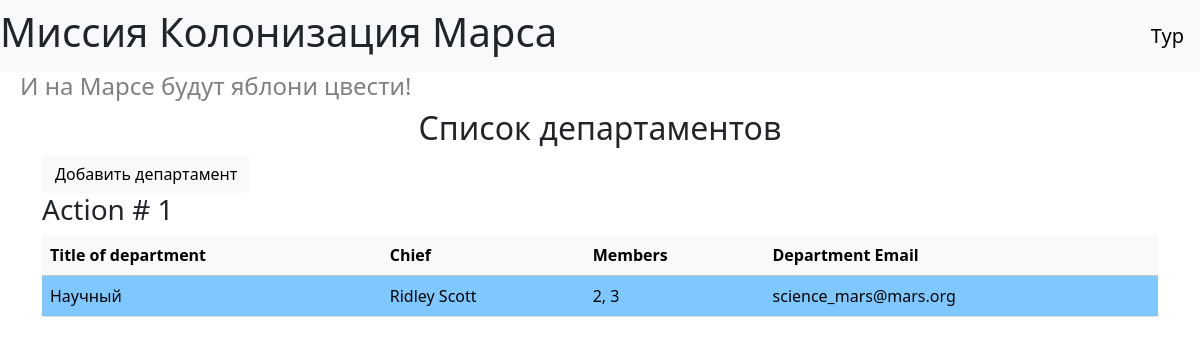
/departments (signed in), run on the app's committed database.
### data/users.py (models this page shows, shortened)
class User(db_session.SqlAlchemyBase, UserMixin):
    __tablename__ = 'users'
    id = sqlalchemy.Column(sqlalchemy.Integer,
                           primary_key=True, autoincrement=True)
    surname = sqlalchemy.Column(sqlalchemy.String, nullable=True)
    name = sqlalchemy.Column(sqlalchemy.String, nullable=True)
    age = sqlalchemy.Column(sqlalchemy.Integer, nullable=True)
    position = sqlalchemy.Column(sqlalchemy.String, nullable=True)
    speciality = sqlalchemy.Column(sqlalchemy.String, nullable=True)
    address = sqlalchemy.Column(sqlalchemy.String, nullable=True)
    email = sqlalchemy.Column(sqlalchemy.String,
                              index=True, unique=True, nullable=True)
    hashed_password = sqlalchemy.Column(sqlalchemy.String, nullable=True)
    modified_date = sqlalchemy.Column(sqlalchemy.DateTime,
                                     default=datetime.datetime.now)
    jobs = orm.relationship('Job', back_populates='user')
    departments = orm.relationship('Department', back_populates='user2')

### data/departments.py (models this page shows)
class Department(db_session.SqlAlchemyBase):
    __tablename__ = 'departments'
    id = sqlalchemy.Column(sqlalchemy.Integer,
                           primary_key=True, autoincrement=True)
    title = sqlalchemy.Column(sqlalchemy.String, nullable=True)
    chief = sqlalchemy.Column(sqlalchemy.Integer, sqlalchemy.ForeignKey("users.id"))
    members = sqlalchemy.Column(sqlalchemy.String, nullable=True)
    email = sqlalchemy.Column(sqlalchemy.String,
                              index=True, unique=True, nullable=True)
    user2 = orm.relationship('User')

### index2.py (the view)
@app.route('/departments')
def show_departments():
    db_session.global_init("db/mars_explorer.db")
    db_sess = db_session.create_session()
    departments = db_sess.query(Department).all()
    return render_template('departments.html', title='Заготовка', departments=departments)

### data/db_session.py (called while the page is built, shortened)
def global_init(db_file):
    global __factory
    if __factory:
        return

def create_session() -> Session:
    global __factory
    return __factory()

### index2.py (called while the page is built)
@login_manager.user_loader
def load_user(user_id):
    db_session.global_init("db/mars_explorer.db")
    db_sess = db_session.create_session()
    return db_sess.query(User).get(user_id)

### templates/departments.html (shortened to what this page needs)
{% extends "base.html" %}
{% block content %}
<h2 align="center">Список департаментов</h2>
{% if current_user.is_authenticated %}
    <div>
        <a href="/add_department" class="btn btn-light">
            Добавить департамент
        </a>
    </div>
{% endif %}
{% for item in departments %}
    <h3>Action # {{ item.id }}</h3>
    <table class="table">
        <thead>
            <tr class="table-light">
                <th scope="col">Title of department</th>
                <th scope="col">Chief</th>
                <th scope="col">Members</th>
                <th scope="col">Department Email</th>
            </tr>
        </thead>
        <tbody>
            <tr>
                <td style="background-color: #7fc7ff">{{ item.title }}</td>
                <td style="background-color: #7fc7ff">{{ item.user2.name }} {{ item.user2.surname }}</td>
                <td style="background-color: #7fc7ff">{{ item.members }}</td>
                <td style="background-color: #7fc7ff">{{ item.email }}</td>
            </tr>
        </tbody>
    </table>
{% endfor %}
{% endblock %}

### templates/base.html (shortened to what this page needs)
<!DOCTYPE html>
<html lang="en">
<head>
    <link href="https://cdn.jsdelivr.net/npm/bootstrap@5.3.4/dist/css/bootstrap.min.css"
          rel="stylesheet"
>
    <link rel="stylesheet" type="text/css" href="/static/css/style2.css" />
    </head>
    <body>
        <header>
            <nav class="navbar navbar-light bg-light">
                <h1>Миссия Колонизация Марса</h1>
                {% if current_user.is_authenticated %}
                    <a class="navbar-brand" href="/logout">{{ current_user.name }}</a>
                {% else %}
                    <p>
                        <a class="btn btn-primary " href="/register">Зарегистрироваться</a>
                        <a class="btn btn-success" href="/login">Войти</a>
                    </p>
                {% endif %}
            </nav>
            <h4>И на Марсе будут яблони цвести!</h4>
        </header>
    <main role="main" class="container">
        {% block content %}{% endblock %}
    </main>
    </body>
</html>

### static/css/style2.css (style rules this page uses)
h4 { color: rgb(128, 128, 128); padding-left: 20px; }

### data on the page
User: name "Typ"
Department: id "1", title "Научный", user2.name "Ridley", user2.surname "Scott", members "2, 3", email "science_mars@mars.org"
